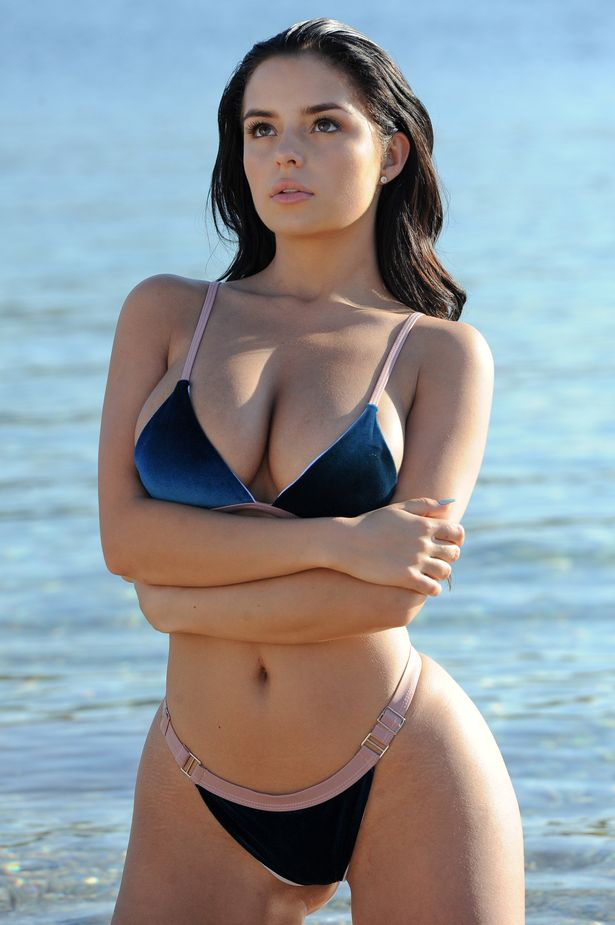
#> input picture 11Computer Vision with Python 3/3Drilling Deeper into Features-Object Detection/images/image.jpg, 615 x 925 px
$ python 'i2Rotated BRIEF.py'
#> lines starting #> are read from the running program, lines starting #| are printed output that depends on the picture
from skimage import data
from skimage.io import imread
from skimage import transform as tf
from skimage.feature import (match_descriptors, corner_harris,
                             corner_peaks, ORB, plot_matches)
from skimage.color import rgb2gray
import matplotlib.pyplot as plt

#Read the original image
#image_org = data.astronaut()
image = imread('images/image.jpg')
#> image is the input picture: shape (925, 615, 3); mean R, G, B 144.3, 151.1, 156.1

#Convert the image gray scale
image_org = rgb2gray(image)
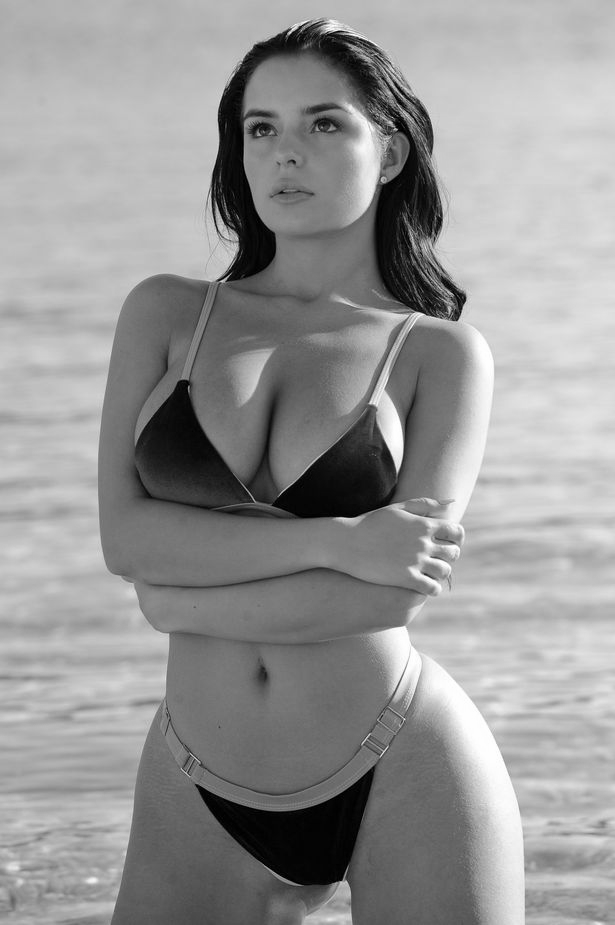
#> image_org: shape (925, 615) float64; min 0, max 1, mean 0.588

#We prepare another image by rotating it. Only to demonstrate feature mathcing
image_rot = tf.rotate(image_org, 180)
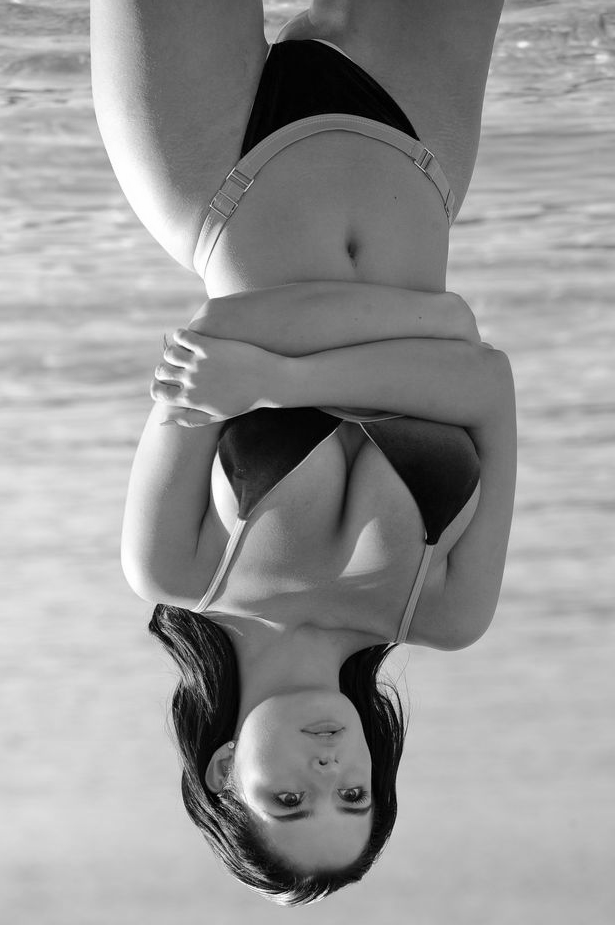
#> image_rot: shape (925, 615) float64; min 0, max 1, mean 0.588

#We create another image by applying affine transform on the image
tform = tf.AffineTransform(scale=(1.3, 1.1), rotation=0.5,
                           translation=(0, -200))
image_aff = tf.warp(image_org, tform)
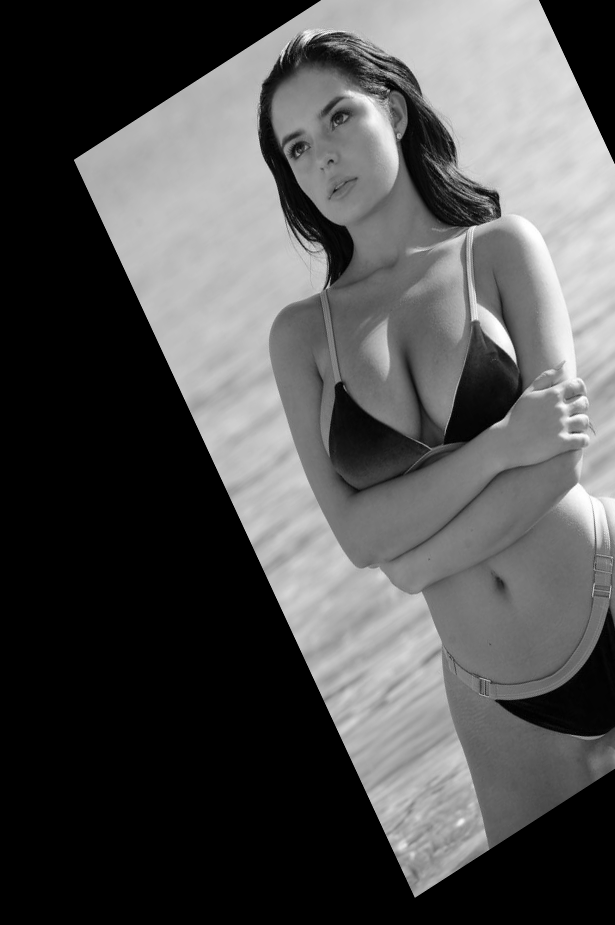
#> image_aff: shape (925, 615) float64; min 0, max 1, mean 0.318

#We initialize ORB feature descriptor
descriptor_extractor = ORB(n_keypoints=200)

#We first extract features from the original image
descriptor_extractor.detect_and_extract(image_org)
keypoints_org = descriptor_extractor.keypoints
descriptors_org = descriptor_extractor.descriptors

descriptor_extractor.detect_and_extract(image_rot)
keypoints_rot = descriptor_extractor.keypoints
descriptors_rot = descriptor_extractor.descriptors

descriptor_extractor.detect_and_extract(image_aff)
keypoints_aff = descriptor_extractor.keypoints
descriptors_aff = descriptor_extractor.descriptors

matches_org_rot = match_descriptors(descriptors_org, descriptors_rot, cross_check=True)
matches_org_aff = match_descriptors(descriptors_org, descriptors_aff, cross_check=True)

fig, ax = plt.subplots(nrows=2, ncols=1)

plt.gray()

plot_matches(ax[0], image_org, image_rot, keypoints_org, keypoints_rot, matches_org_rot)
#> (this line was passed over: skimage is not available in this run)
ax[0].axis('off')
ax[0].set_title("Original Image vs. Transformed Image")

plot_matches(ax[1], image_org, image_aff, keypoints_org, keypoints_aff, matches_org_aff)
#> (this line was passed over: skimage is not available in this run)
ax[1].axis('off')
ax[1].set_title("Original Image vs. Transformed Image")

plt.show()

$ run again, with 11Computer Vision with Python 3/3Drilling Deeper into Features-Object Detection/images/goldengate1.png saved as 11Computer Vision with Python 3/3Drilling Deeper into Features-Object Detection/images/image.jpg
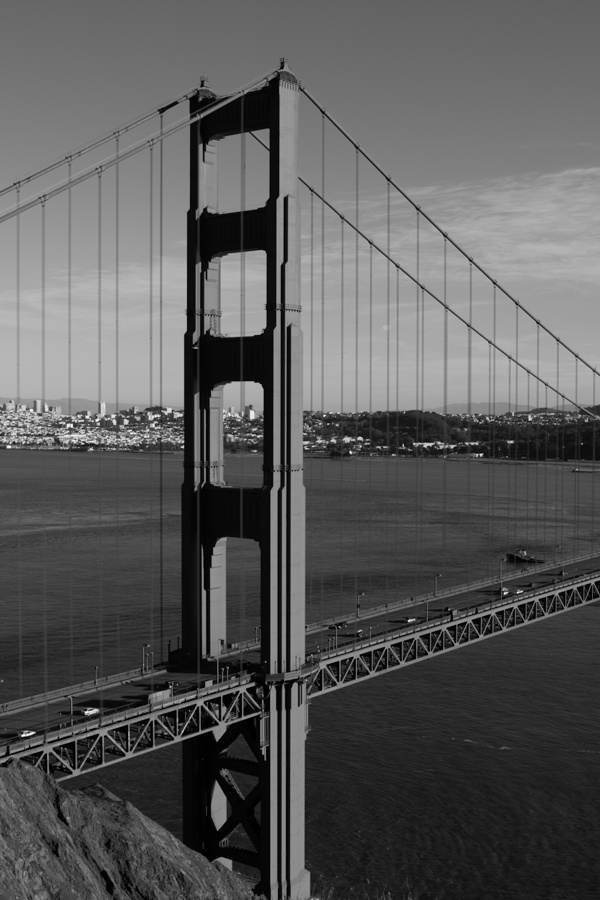
#> input picture 11Computer Vision with Python 3/3Drilling Deeper into Features-Object Detection/images/goldengate1.png, 600 x 900 px
#> image is the input picture: shape (900, 600); min 0, max 255, mean 89.9
#> `image_rot = tf.rotate(image_org, 180)`:
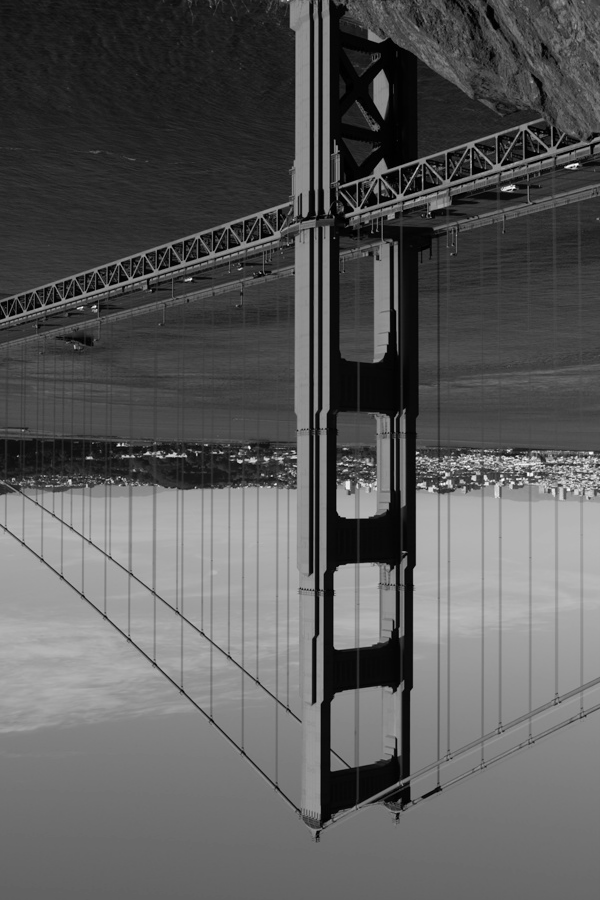
#> image_rot: shape (900, 600) float64; min 0, max 1, mean 0.353
#> `image_aff = tf.warp(image_org, tform)`:
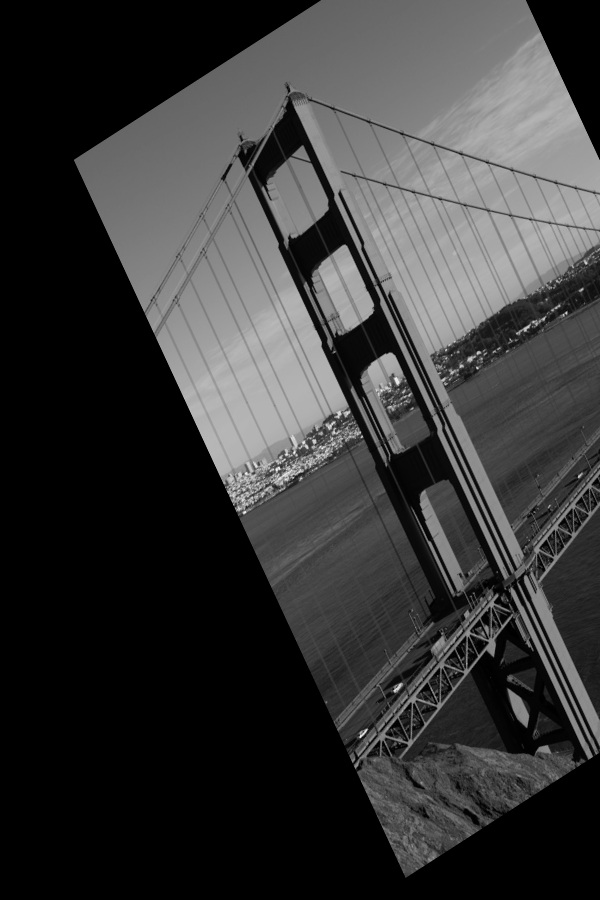
#> image_aff: shape (900, 600) float64; min 0, max 0.985, mean 0.218

$ run again, with 11Computer Vision with Python 3/3Drilling Deeper into Features-Object Detection/images/goldengate2.png saved as 11Computer Vision with Python 3/3Drilling Deeper into Features-Object Detection/images/image.jpg
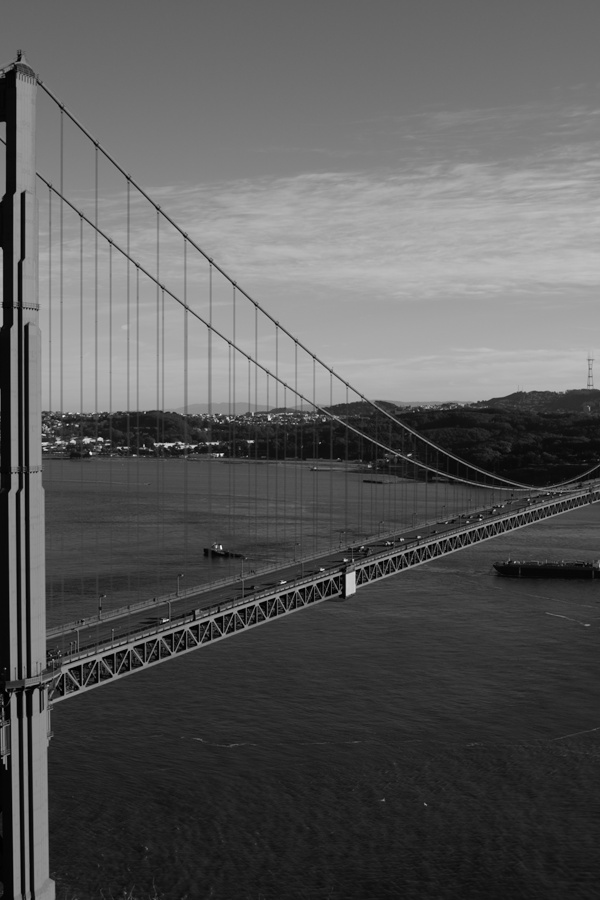
#> input picture 11Computer Vision with Python 3/3Drilling Deeper into Features-Object Detection/images/goldengate2.png, 600 x 900 px
#> image is the input picture: shape (900, 600); min 0, max 246, mean 90
#> `image_rot = tf.rotate(image_org, 180)`:
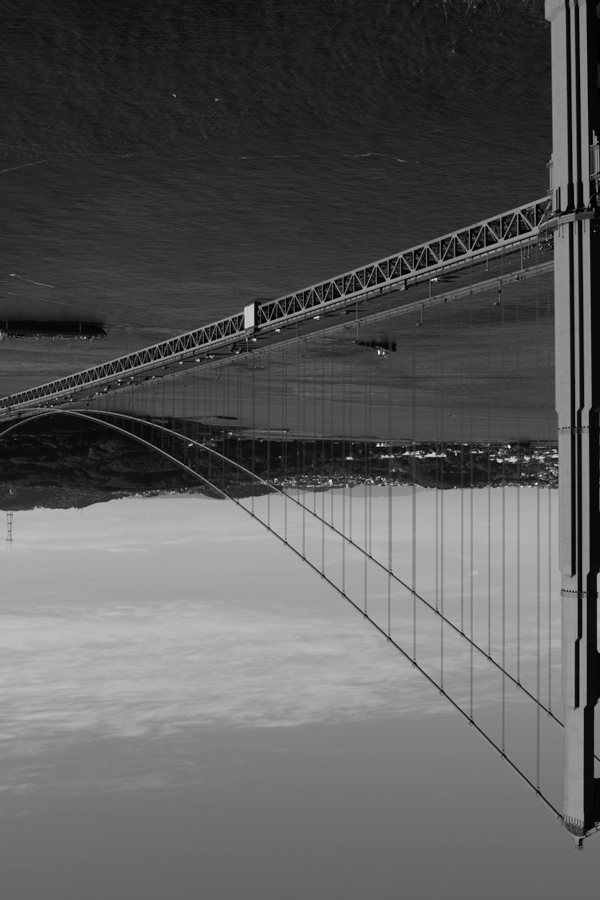
#> image_rot: shape (900, 600) float64; min 0, max 0.965, mean 0.353
#> `image_aff = tf.warp(image_org, tform)`:
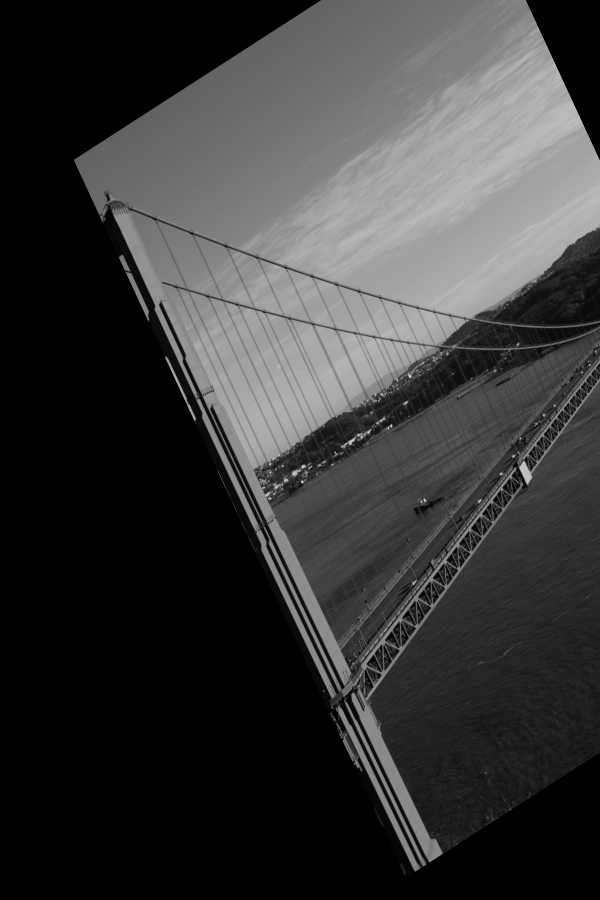
#> image_aff: shape (900, 600) float64; min 0, max 0.834, mean 0.22
